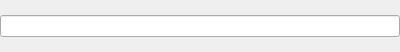
<?xml version="1.0" encoding="UTF-8"?>
<ui version="4.0">
 <class>SpotifySearch</class>
 <widget class="QWidget" name="SpotifySearch">
  <property name="geometry">
   <rect>
    <x>0</x>
    <y>0</y>
    <width>400</width>
    <height>52</height>
   </rect>
  </property>
  <property name="windowTitle">
   <string>Form</string>
  </property>
  <layout class="QVBoxLayout" name="verticalLayout">
   <property name="leftMargin">
    <number>0</number>
   </property>
   <property name="topMargin">
    <number>0</number>
   </property>
   <property name="rightMargin">
    <number>0</number>
   </property>
   <property name="bottomMargin">
    <number>0</number>
   </property>
   <item>
    <widget class="QLineEdit" name="lineEdit"/>
   </item>
  </layout>
 </widget>
 <resources/>
 <connections/>
</ui>
